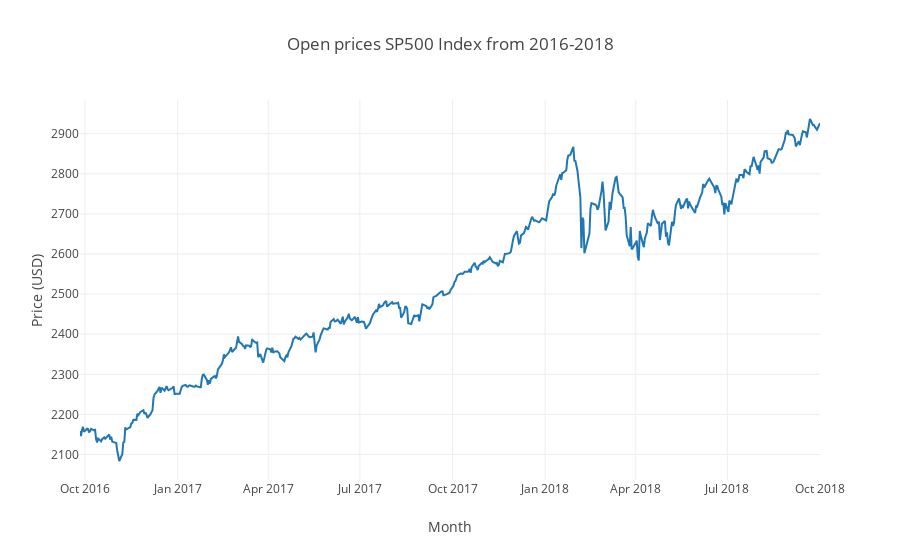

Notebook source saved alongside this figure:
### Code cell
data=[]
data.append(go.Scatter(
        x = market_data['Attributes'].values,
        y = market_data['Open'].values
    ))

layout = go.Layout(dict(title = "Open prices SP500 Index from 2016-2018",
                  xaxis = dict(title = 'Month'),
                  yaxis = dict(title = 'Price (USD)'),
                  ),legend=dict(
                orientation="h"))
py.iplot(dict(data=data, layout=layout), filename='basic-line')

### Figure 1 — Plotly figure (JSON) as saved in the notebook; plotly's stock layout.template omitted (floating-point values rounded to 4 significant figures; data arrays with more than 128 entries replaced by an {"elided": "..."} marker saying what was removed)
{"data": [{"type": "scatter", "uid": "cab0649d-41b1-42ff-802a-7ac9519c91a0", "x": {"elided": "508 str values"}, "y": {"elided": "508 str values"}}], "layout": {"legend": {"orientation": "h"}, "title": "Open prices SP500 Index from 2016-2018", "xaxis": {"title": "Month"}, "yaxis": {"title": "Price (USD)"}}}
